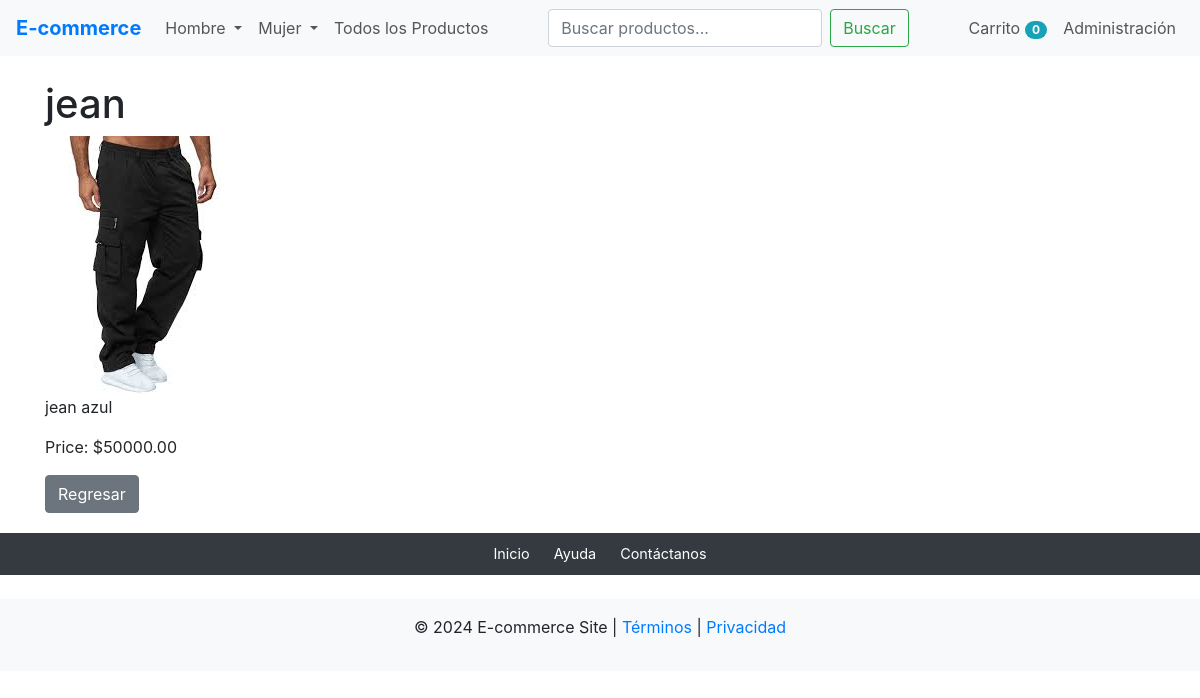
Page /products/3/ on the committed database.
### store/models.py (models this page shows, shortened)
class Category(models.Model):
    name = models.CharField(max_length=100)
    description = models.TextField(blank=True, null=True)

class Product(models.Model):
    name = models.CharField(max_length=100)
    description = models.TextField()
    price = models.DecimalField(max_digits=10, decimal_places=2)
    image = models.ImageField(upload_to='images/', null=True, default='images/default.jpg')
    category = models.ForeignKey(Category, on_delete=models.CASCADE, related_name='products', null=True, blank=True)

### store/views.py (the view)
# urls.py: path('products/<int:product_id>/', product_detail, name='product_detail'),
def product_detail(request, product_id):
    product = get_object_or_404(Product, id=product_id)
    if request.method == 'POST':
        form = AddToCartForm(request.POST)
        if form.is_valid():
            quantity = form.cleaned_data['quantity']
            add_to_cart(request, product_id, quantity)  # Agrega el producto al carrito
            return redirect('cart')  # Redirige al carrito después de agregar
    else:
        form = AddToCartForm()  # Crea una nueva instancia del formulario
    return render(request, 'store/product_detail.html', {'product': product, 'form': form})

### store/views.py
class AddToCartForm(forms.Form):
    quantity = forms.IntegerField(min_value=1, initial=1)

### store/custom_context.py (called while the page is built)
def categories_processor(request):
    categories = Category.objects.all()
    cart = request.session.get('cart', {})
    cart_count = sum(cart.values())  # Suma la cantidad total de productos en el carrito
    return {
        'categories': categories,
        'cart_count': cart_count,
    }

### store/templates/store/product_detail.html (shortened to what this page needs)
{% extends 'store/base.html' %}
{% block content %}
<h1>{{ product.name }}</h1>
<img src="{{ product.image.url }}" class="img-fluid" alt="{{ product.name }}">
<p>{{ product.description }}</p>
<p>Price: ${{ product.price }}</p>
<a href="{% url 'product_list' %}" class="btn btn-secondary">Regresar</a>
{% endblock %}

### store/templates/store/base.html (shortened to what this page needs)
<!DOCTYPE html>
<html lang="en">
<head>
    <link href="https://stackpath.bootstrapcdn.com/bootstrap/4.5.2/css/bootstrap.min.css" rel="stylesheet">
</head>
<body>
    <header>
        <nav class="navbar navbar-expand-lg navbar-light bg-light">
            <a class="navbar-brand" href="{% url 'home' %}">E-commerce</a>
            <div class="collapse navbar-collapse" id="navbarNav">
                <ul class="navbar-nav mr-auto">
                    {% for category in categories %}
                        <li class="nav-item dropdown">
                            <a class="nav-link dropdown-toggle" href="#" id="category-{{ category.id }}" role="button" data-toggle="dropdown" aria-haspopup="true" aria-expanded="false">
                                {{ category.name }}
                            </a>
                        </li>
                    {% endfor %}
                    <li class="nav-item">
                        <a class="nav-link" href="{% url 'product_list' %}">Todos los Productos</a>
                    </li>
                </ul>
                <form class="form-inline my-2 my-lg-0" action="{% url 'search' %}" method="GET">
                    <input class="form-control mr-sm-2 search-box" type="search" name="q" placeholder="Buscar productos..." aria-label="Search" required>
                    <button class="btn btn-outline-success my-2 my-sm-0" type="submit">Buscar</button>
                </form>
                <ul class="navbar-nav ml-auto">
                    <li class="nav-item">
                        <a class="nav-link" href="{% url 'cart' %}">
                            Carrito <span class="badge badge-pill badge-info">{{ cart_count }}</span>
                        </a>
                    </li>
                    <li class="nav-item">
                        <a class="nav-link" href="{% url 'admin:index' %}">Administración</a>
                    </li>
                </ul>
            </div>
        </nav>
    </header>
    <main class="container mt-4">
        {% block content %}{% endblock %}
    </main>
    <div class="bottom-bar text-center">
        <a href="{% url 'home' %}">Inicio</a>
        <a href="#">Ayuda</a>
        <a href="#">Contáctanos</a>
    </div>
    <footer class="text-center mt-4 bg-light py-3">
        <p>© 2024 E-commerce Site | <a href="#">Términos</a> | <a href="#">Privacidad</a></p>
    </footer>
</body>
</html>

### store/templates/store/base.html (style rules this page uses)
.navbar-light .navbar-nav .nav-link { color: #555555; }
.navbar-light .navbar-brand { font-weight: bold; color: #007bff; }
.search-box { width: 300px; }
.bottom-bar { background-color: #343a40; color: #ffffff; padding: 10px 0; font-size: 0.9rem; margin-top: 20px; }
.bottom-bar a { color: #ffffff; margin: 0 10px; }

### rows in the picture
Category: name "Hombre"
Category: name "Mujer"
Product: name "jean", image (picture), description "jean azul", price "50000.00"

### other values in the picture
{{ cart_count }} "0"
